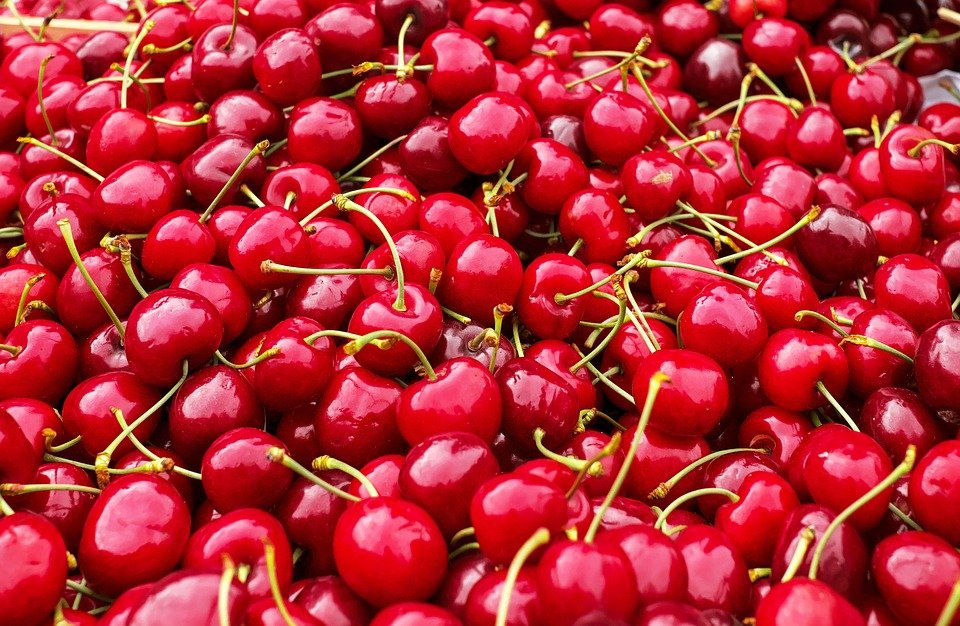
//> input picture 05. Color Processing and Clustering/lab/cherry.jpeg, 960 x 626 px
$ ./hw01_Color_Extraction   (built with g++ and OpenCV 4)
//> lines starting //> are read from the running program, lines starting //| are printed output that depends on the picture; after the words box and inside, x2 and y2 are one past the last pixel; in counts of white or black regions, pixels touching at a corner belong together
#include <iostream>
using namespace std;

#include "opencv2/core.hpp"
#include "opencv2/highgui.hpp"
#include "opencv2/imgproc.hpp"
using namespace cv;

Mat myInRange(Mat hsv_img);
Mat myBgr2Hsv(Mat src_img);

int main()
{
    Mat src_img, hsv_img, dst_img, res_img;

    src_img = imread("cherry.jpeg", 1);
//> src_img is the input picture: 626 rows x 960 cols, CV_8UC3; mean B, G, R 53.7, 44.6, 180.5
    cout << "Cherry : ";
    hsv_img = myBgr2Hsv(src_img);
//> the loop in myBgr2Hsv, `for (int y = 0; y < src_img.rows; y++)` made 626 passes
//> (b, g, r, v, s, h) on passes 1 to 3: (47, 41, 118, 118, 166.4, 177.7), (31, 28, 100, 100, 183.6, 178.8), (16, 18, 83, 83, 205.8, 0.896)
//> after the loop in myBgr2Hsv, `for (int y = 0; y < src_img.rows; y++)`:
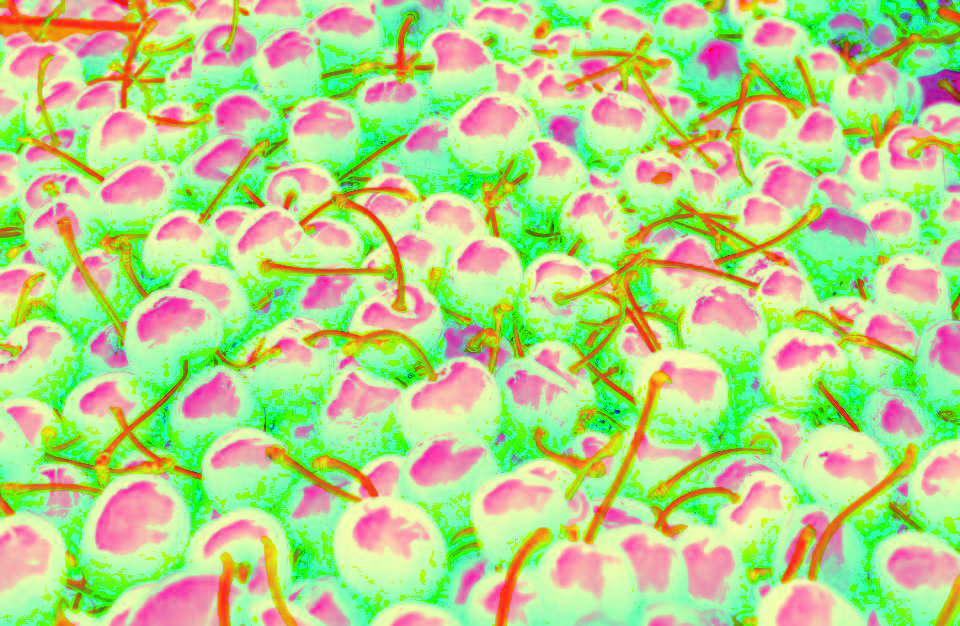
//> hsv_img: 626 rows x 960 cols, CV_8UC3; mean B, G, R 134.4, 210.9, 180.5
//> after the loop in myBgr2Hsv, `for (int y = 0; y < src_img.rows; y++)`: b = 1; r = 91; s = 252.2; h = 0
    dst_img = myInRange(hsv_img);
//> after the loop in myInRange, `for (int y = 0; y < hsv_img.rows; y++)`: img_color = [520505, 20646, 32, 66, 452]
//> in myInRange, `int maximum_color = max({img_color[0], img_color[1], img_color[2], img..`: maximum_color = 520505
//> after the loop in myInRange, `for (int y = 0; y < hsv_img.rows; y++)`:
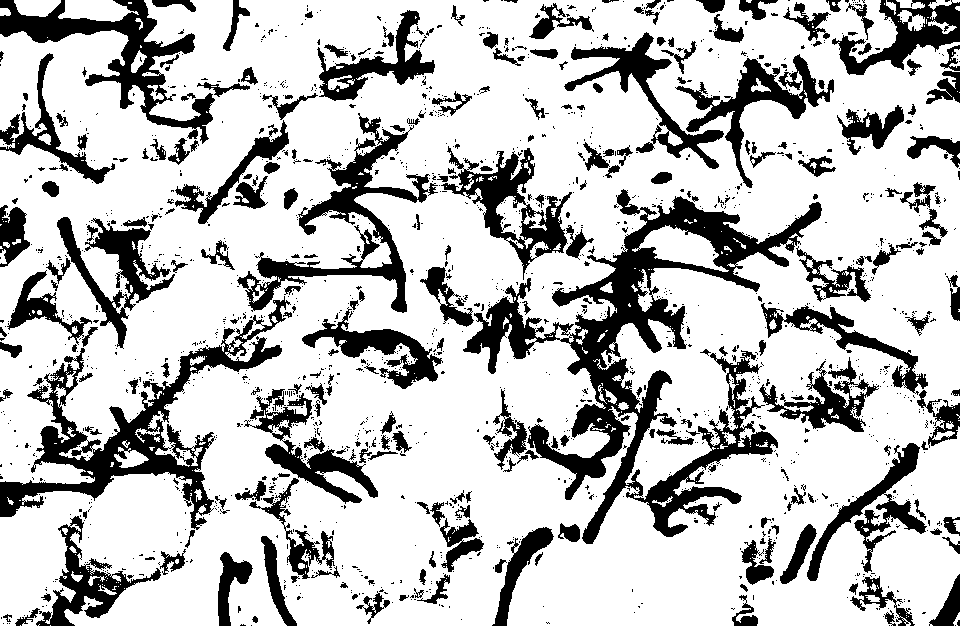
//> dst_img: 626 rows x 960 cols, CV_8UC3; 75.5% white; 1674 black regions (1406 under 20 px), largest, box (x1, y1, x2, y2) and area: (463, 189, 822, 544) 28084, (0, 296, 291, 530) 12543, (237, 113, 438, 313) 7578
    hconcat(src_img, dst_img, res_img);
    imshow("Cherry : Red", res_img);

    src_img = imread("banana.jpeg", 1);
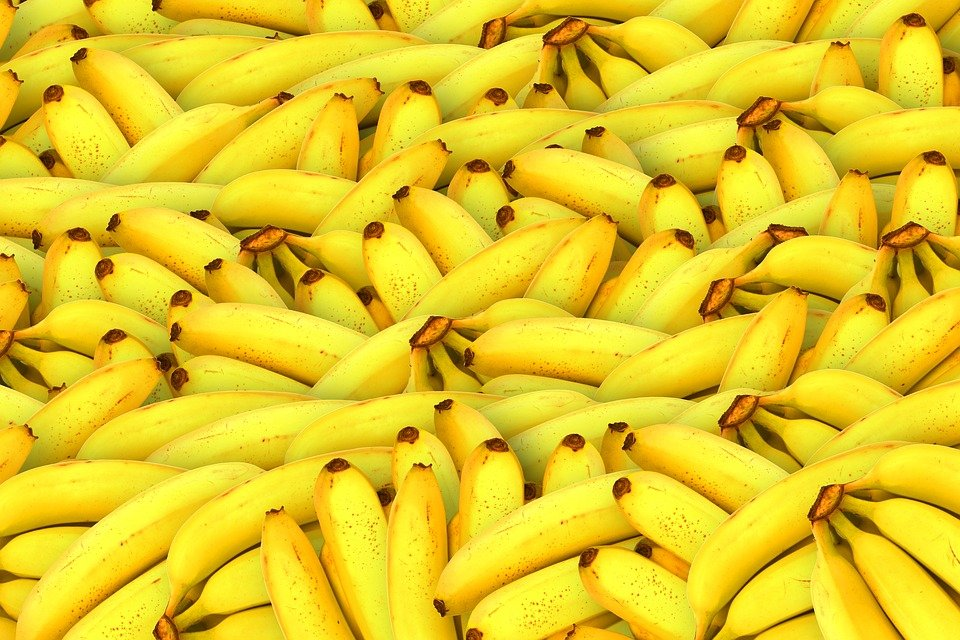
//> input picture 05. Color Processing and Clustering/lab/banana.jpeg, 960 x 640 px
//> src_img is the input picture: 640 rows x 960 cols, CV_8UC3; mean B, G, R 34.3, 200.1, 228.2
    cout << "Banana : ";
    hsv_img = myBgr2Hsv(src_img);
//> the loop in myBgr2Hsv (call 2), `for (int y = 0; y < src_img.rows; y++)` made 640 passes
//> (b, g, r, v, s, h) on passes 1 to 3: (7, 172, 229, 229, 247.2, 22.3), (3, 168, 223, 223, 251.6, 22.5), (0, 164, 217, 217, 255, 22.67)
    dst_img = myInRange(hsv_img);
//> after the loop in myInRange (call 2), `for (int y = 0; y < hsv_img.rows; y++)`: dst_img: 640 rows x 960 cols, CV_8UC3; 89.7% white; 534 black regions (330 under 20 px), largest, box (x1, y1, x2, y2) and area: (478, 12, 651, 103) 3595, (227, 225, 331, 310) 2647, (490, 532, 689, 589) 2191
    hconcat(src_img, dst_img, res_img);
//> res_img: 640 rows x 1920 cols, CV_8UC3
    imshow("Banana : Yellow", res_img);

    src_img = imread("blueberry.jpeg", 1);
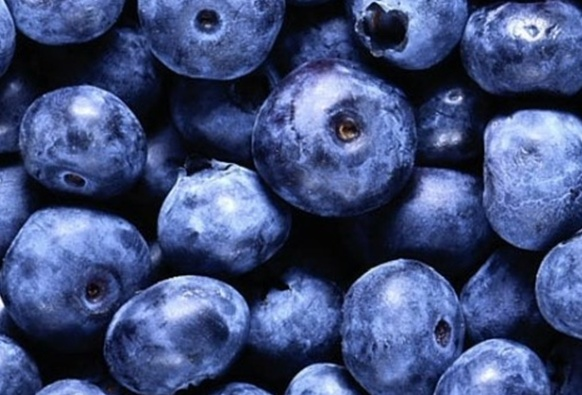
//> input picture 05. Color Processing and Clustering/lab/blueberry.jpeg, 582 x 395 px
//> src_img is the input picture: 395 rows x 582 cols, CV_8UC3; mean B, G, R 123.7, 79.3, 65
    cout << "Blueberry : ";
    hsv_img = myBgr2Hsv(src_img);
//> after the loop in myBgr2Hsv (call 3), `for (int y = 0; y < src_img.rows; y++)`:
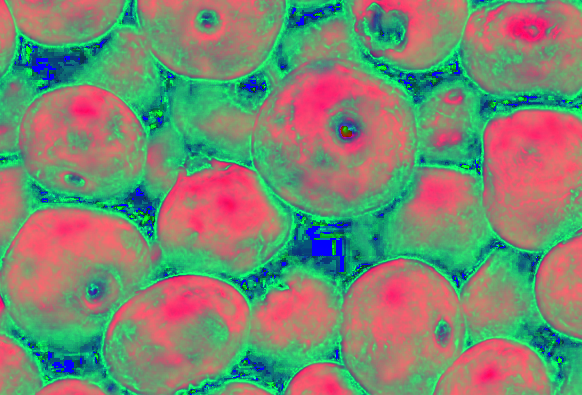
//> hsv_img: 395 rows x 582 cols, CV_8UC3; mean B, G, R 113.5, 136.6, 123.7
    dst_img = myInRange(hsv_img);
//> after the loop in myInRange (call 3), `for (int y = 0; y < hsv_img.rows; y++)`:
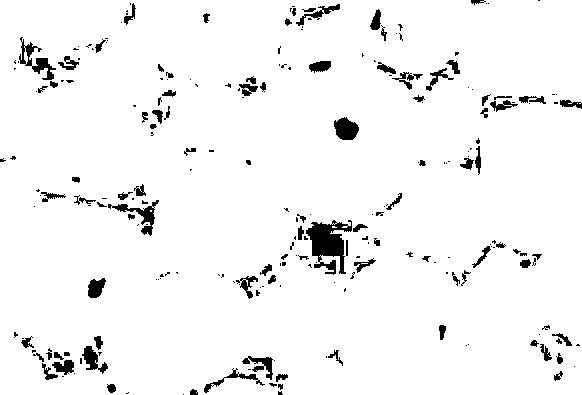
//> dst_img: 395 rows x 582 cols, CV_8UC3; 95.5% white; 236 black regions (138 under 20 px), largest, box (x1, y1, x2, y2) and area: (306, 220, 352, 275) 1323, (19, 37, 56, 80) 477, (108, 200, 159, 236) 444
    hconcat(src_img, dst_img, res_img);
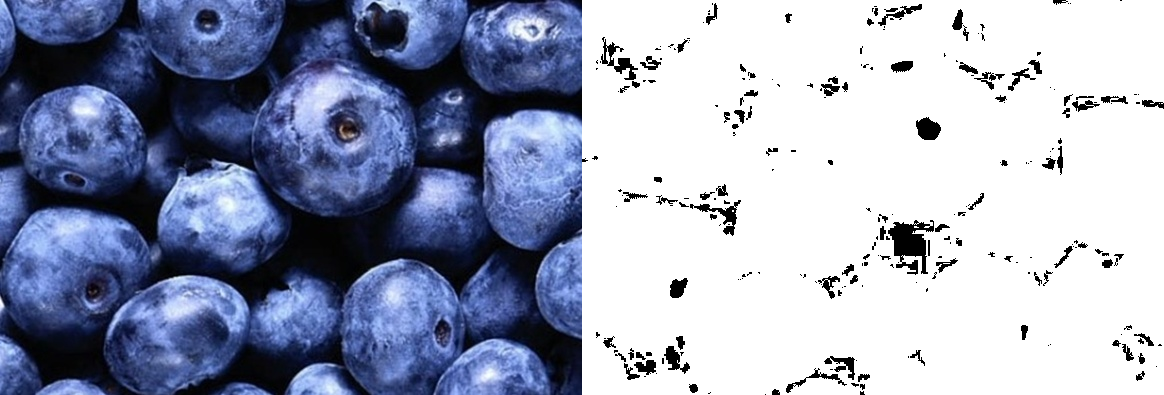
//> res_img: 395 rows x 1164 cols, CV_8UC3; mean B, G, R 183.6, 161.4, 154.3
    imshow("Blueberry : Blue", res_img);

    waitKey(0);
    destroyAllWindows();
    return 0;
}

Mat myInRange(Mat hsv_img)
{
    Mat dst_img(hsv_img.size(), hsv_img.type());

    int img_color[5] = {0, 0, 0, 0, 0};
    for (int y = 0; y < hsv_img.rows; y++)
    {
        for (int x = 0; x < hsv_img.cols; x++)
        {
            if (0 < hsv_img.at<Vec3b>(y, x)[0] && hsv_img.at<Vec3b>(y, x)[0] <= 20) // Red
            {
                img_color[0]++;
            }
            else if (20 < hsv_img.at<Vec3b>(y, x)[0] && hsv_img.at<Vec3b>(y, x)[0] <= 40) // Yellow
            {
                img_color[1]++;
            }
            else if (40 < hsv_img.at<Vec3b>(y, x)[0] && hsv_img.at<Vec3b>(y, x)[0] <= 70) // Green
            {
                img_color[2]++;
            }
            else if (70 < hsv_img.at<Vec3b>(y, x)[0] && hsv_img.at<Vec3b>(y, x)[0] <= 120) // Blue
            {
                img_color[3]++;
            }
            else if (120 < hsv_img.at<Vec3b>(y, x)[0] && hsv_img.at<Vec3b>(y, x)[0] <= 160) // Purple
            {
                img_color[4]++;
            }
            else if (160 < hsv_img.at<Vec3b>(y, x)[0] && hsv_img.at<Vec3b>(y, x)[0] <= 180) // Red
            {
                img_color[0]++;
            }
        }
    }

    int maximum_color = max({img_color[0], img_color[1], img_color[2], img_color[3], img_color[4]});

    if (maximum_color == img_color[0])
    {
        cout << "Color is Red." << endl;
        for (int y = 0; y < hsv_img.rows; y++)
        {
            for (int x = 0; x < hsv_img.cols; x++)
            {
                if (0 < hsv_img.at<Vec3b>(y, x)[0] && hsv_img.at<Vec3b>(y, x)[0] <= 20)
                {
                    dst_img.at<Vec3b>(y, x)[0] = 255;
                    dst_img.at<Vec3b>(y, x)[1] = 255;
                    dst_img.at<Vec3b>(y, x)[2] = 255;
                }
                else
                {
                    dst_img.at<Vec3b>(y, x)[0] = 0;
                    dst_img.at<Vec3b>(y, x)[1] = 0;
                    dst_img.at<Vec3b>(y, x)[2] = 0;
                }

                if (160 < hsv_img.at<Vec3b>(y, x)[0] && hsv_img.at<Vec3b>(y, x)[0] <= 180)
                {
                    dst_img.at<Vec3b>(y, x)[0] = 255;
                    dst_img.at<Vec3b>(y, x)[1] = 255;
                    dst_img.at<Vec3b>(y, x)[2] = 255;
                }
                else
                {
                    dst_img.at<Vec3b>(y, x)[0] = 0;
                    dst_img.at<Vec3b>(y, x)[1] = 0;
                    dst_img.at<Vec3b>(y, x)[2] = 0;
                }
            }
        }
    }
    else if (maximum_color == img_color[1])
    {
        cout << "Color is Yellow." << endl;
        for (int y = 0; y < hsv_img.rows; y++)
        {
            for (int x = 0; x < hsv_img.cols; x++)
            {
                if (20 < hsv_img.at<Vec3b>(y, x)[0] && hsv_img.at<Vec3b>(y, x)[0] <= 40)
                {
                    dst_img.at<Vec3b>(y, x)[0] = 255;
                    dst_img.at<Vec3b>(y, x)[1] = 255;
                    dst_img.at<Vec3b>(y, x)[2] = 255;
                }
                else
                {
                    dst_img.at<Vec3b>(y, x)[0] = 0;
                    dst_img.at<Vec3b>(y, x)[1] = 0;
                    dst_img.at<Vec3b>(y, x)[2] = 0;
                }
            }
        }
    }
    else if (maximum_color == img_color[2])
    {
        cout << "Color is Green." << endl;
        for (int y = 0; y < hsv_img.rows; y++)
        {
            for (int x = 0; x < hsv_img.cols; x++)
            {
                if (40 < hsv_img.at<Vec3b>(y, x)[0] && hsv_img.at<Vec3b>(y, x)[0] <= 70)
                {
                    dst_img.at<Vec3b>(y, x)[0] = 255;
                    dst_img.at<Vec3b>(y, x)[1] = 255;
                    dst_img.at<Vec3b>(y, x)[2] = 255;
                }
                else
                {
                    dst_img.at<Vec3b>(y, x)[0] = 0;
                    dst_img.at<Vec3b>(y, x)[1] = 0;
                    dst_img.at<Vec3b>(y, x)[2] = 0;
                }
            }
        }
    }
    else if (maximum_color == img_color[3])
    {
        cout << "Color is Blue." << endl;
        for (int y = 0; y < hsv_img.rows; y++)
        {
            for (int x = 0; x < hsv_img.cols; x++)
            {
                if (70 < hsv_img.at<Vec3b>(y, x)[0] && hsv_img.at<Vec3b>(y, x)[0] <= 120)
                {
                    dst_img.at<Vec3b>(y, x)[0] = 255;
                    dst_img.at<Vec3b>(y, x)[1] = 255;
                    dst_img.at<Vec3b>(y, x)[2] = 255;
                }
                else
                {
                    dst_img.at<Vec3b>(y, x)[0] = 0;
                    dst_img.at<Vec3b>(y, x)[1] = 0;
                    dst_img.at<Vec3b>(y, x)[2] = 0;
                }
            }
        }
    }

    else if (maximum_color == img_color[4])
    {
        cout << "Color is Purple." << endl;

        for (int y = 0; y < hsv_img.rows; y++)
        {
            for (int x = 0; x < hsv_img.cols; x++)
            {
                if (120 < hsv_img.at<Vec3b>(y, x)[0] && hsv_img.at<Vec3b>(y, x)[0] <= 160)
                {
                    dst_img.at<Vec3b>(y, x)[0] = 255;
                    dst_img.at<Vec3b>(y, x)[1] = 255;
                    dst_img.at<Vec3b>(y, x)[2] = 255;
                }
                else
                {
                    dst_img.at<Vec3b>(y, x)[0] = 0;
                    dst_img.at<Vec3b>(y, x)[1] = 0;
                    dst_img.at<Vec3b>(y, x)[2] = 0;
                }
            }
        }
    }

    return dst_img;
}

Mat myBgr2Hsv(Mat src_img)
{
    double b, g, r, h, s, v;
    Mat hsv_img(src_img.size(), src_img.type());
    for (int y = 0; y < src_img.rows; y++)
    {
        for (int x = 0; x < src_img.cols; x++)
        {
            b = (double)src_img.at<Vec3b>(y, x)[0];
            g = (double)src_img.at<Vec3b>(y, x)[1];
            r = (double)src_img.at<Vec3b>(y, x)[2];

            vector<double> vec = {r, g, b};
            double min_value = *min_element(vec.begin(), vec.end());
            double max_value = *max_element(vec.begin(), vec.end());

            v = max_value;
            if (v == 0)
                s = 0;
            else
                s = (max_value - min_value) / max_value;

            if (max_value == r)
                h = 0 + (g - b) / (max_value - min_value);
            else if (max_value == g)
                h = 2 + (b - r) / (max_value - min_value);
            else
                h = 4 + (r - g) / (max_value - min_value);
            h *= 60;

            if (h < 0)
                h += 360;

            h /= 2;
            s *= 255;

            h = std::max(0.0, std::min(255.0, h));
            s = std::max(0.0, std::min(255.0, s));
            v = std::max(0.0, std::min(255.0, v));

            hsv_img.at<Vec3b>(y, x)[0] = (uchar)h;
            hsv_img.at<Vec3b>(y, x)[1] = (uchar)s;
            hsv_img.at<Vec3b>(y, x)[2] = (uchar)v;
        }
    }
    return hsv_img;
}
